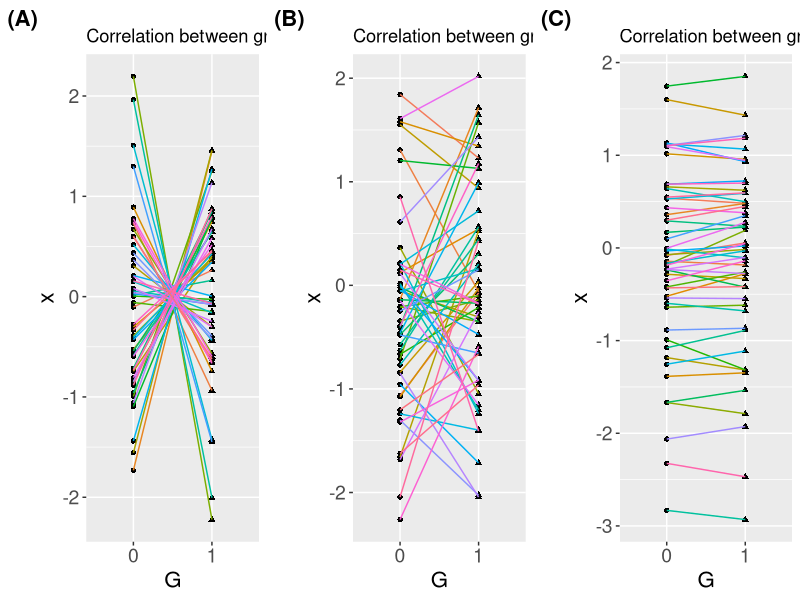
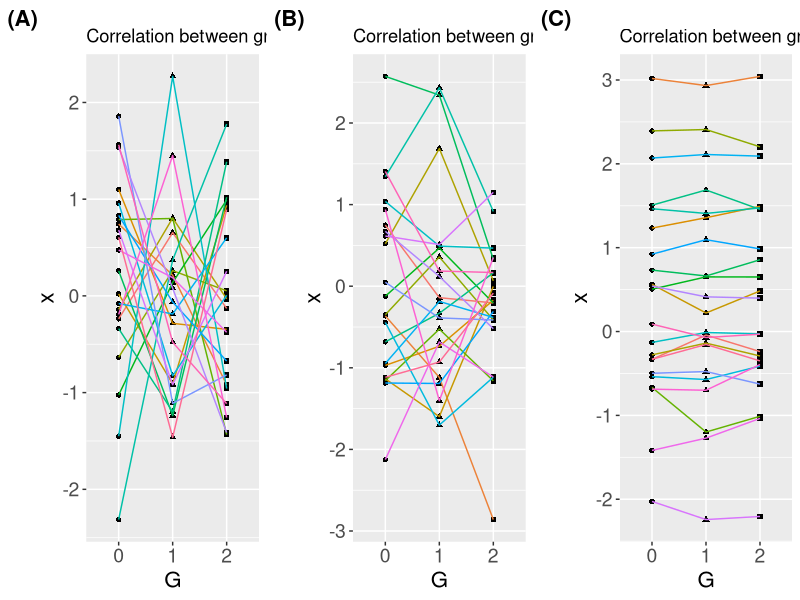
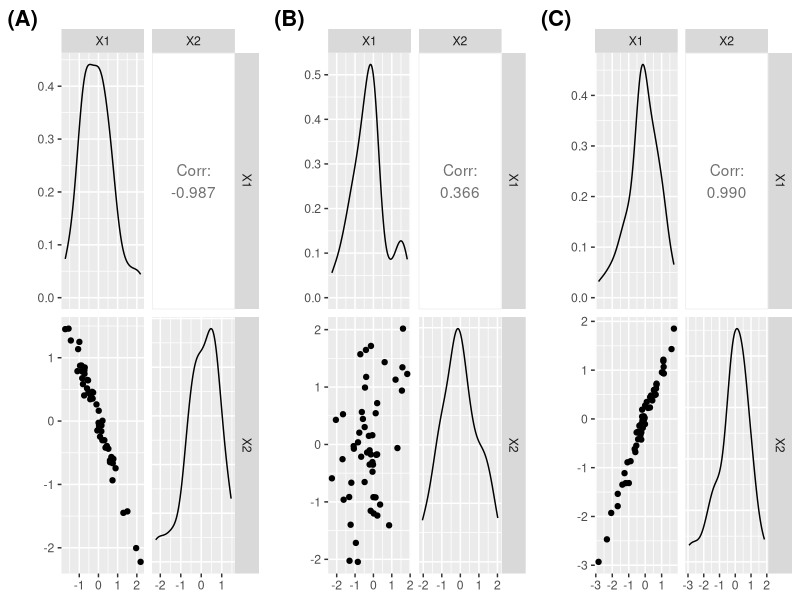
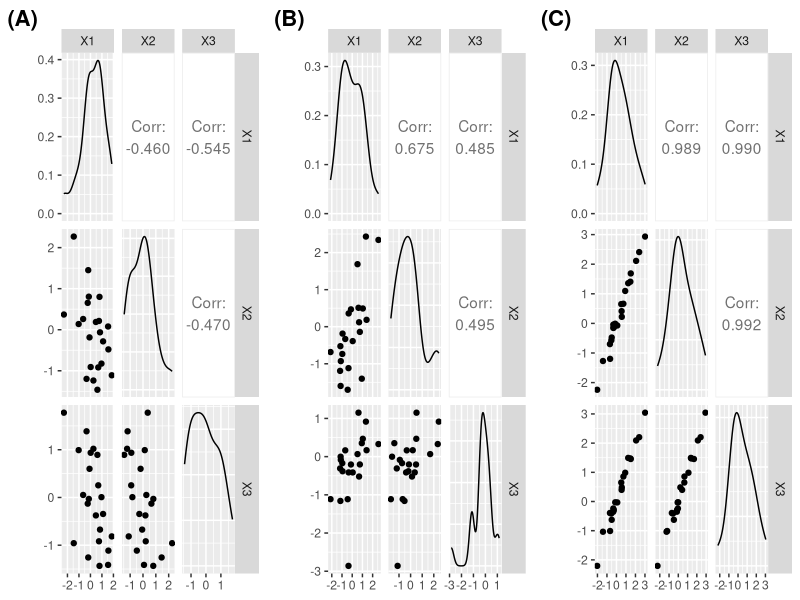

These charts were generated, in order, by the following R code:

library(ggplot2)
library(gridExtra)
library(cowplot)
library(GGally)

set.seed(1)

# 2 groups

r = c(-0.99, 0.51, 0.99)

n = 52
p = 2

k = 1:3

G = rep(c(0, 1), each = n)

ID = rep(1:n, 2)

j = 1

pp2 = vector("list", 3)

for(i in k){
  
  Sigma = matrix(r[i], p, p)
  
  diag(Sigma) = 1
  
  X = MASS::mvrnorm(n = n, 
                    mu = rep(0, p),
                    Sigma = Sigma)
  
  
  data = data.frame(X = c(X),
                    G = as.factor(G),
                    ID = as.factor(ID))
  
  d = paste0("data", j)
  
  assign(d, data)
  
  colnames(X) = c("X1", "X2")
  
  X = as.data.frame(X)
  
  pp2[[j]] = GGally::ggpairs(X,
                             upper = list(continuous = GGally::wrap(ggally_cor, stars = F))) +
    labs(tag = paste0("(", LETTERS[j], ")")) +
    theme(plot.tag = element_text(size = 16,
                                  face = "bold"))
  
  j = j + 1
  
}

rm(data)

p1 = ggplot(data1, 
            aes(x = G, y = X, group = ID)) +
  geom_point(aes(shape = G)) +
  geom_line(aes(color = ID)) +
  labs(x = "G", 
       y = "x",
       title = paste0("Correlation between groups = ", round(r[k[1]], 2)),
       tag = "(A)") +
  theme(axis.text = element_text(size = 14),
        axis.title = element_text(size = 16),
        legend.text = element_text(size = 14),
        plot.tag = element_text(size = 16,
                                face = "bold")) +
  theme(legend.position="none")

p2 = ggplot(data2, 
            aes(x = G, y = X, group = ID)) +
  geom_point(aes(shape = G)) +
  geom_line(aes(color = ID)) +
  labs(x = "G", 
       y = "x",
       title = paste0("Correlation between groups = ", round(r[k[2]], 2)),
       tag = "(B)") +
  theme(axis.text = element_text(size = 14),
        axis.title = element_text(size = 16),
        legend.text = element_text(size = 14),
        plot.tag = element_text(size = 16,
                                face = "bold")) +
  theme(legend.position="none")

p3 = ggplot(data3, 
            aes(x = G, y = X, group = ID)) +
  geom_point(aes(shape = G)) +
  geom_line(aes(color = ID)) +
  labs(x = "G", 
       y = "x",
       title = paste0("Correlation between groups = ", round(r[k[3]], 2)),
       tag = "(C)") +
  theme(axis.text = element_text(size = 14),
        axis.title = element_text(size = 16),
        legend.text = element_text(size = 14),
        plot.tag = element_text(size = 16,
                                face = "bold")) +
  theme(legend.position="none")


final_plot = grid.arrange(arrangeGrob(p1, p2, p3,
                                      ncol = 3, 
                                      layout_matrix = matrix(c(1, 2, 3),
                                                             ncol = 3, byrow = T),
                                      widths = c(2.7, 2.7, 2.7), heights = c(2.5))
)

final_plot = plot_grid(
  ggmatrix_gtable(pp2[[1]]),
  ggmatrix_gtable(pp2[[2]]),
  ggmatrix_gtable(pp2[[3]]),
  ncol = 3
)

fn = paste0("simulations/figures/scatter_plotG2.png")

ggsave(fn,
       plot = final_plot,
       device = png, 
       width = 400, 
       height = 250, 
       units = "mm",
       dpi = 700)

# 3 groups

r = c(-0.49, 0.51, 0.99)

n = 22
p = 3

k = 1:3

G = rep(c(0, 1, 2), each = n)

ID = rep(1:n, 3)

j = 1

pp3 = vector("list", 3)

for(i in k){
  
  Sigma = matrix(r[i], p, p)
  
  diag(Sigma) = 1
  
  X = MASS::mvrnorm(n = n, 
                    mu = rep(0, p),
                    Sigma = Sigma)
  
  data = data.frame(X = c(X),
                    G = as.factor(G),
                    ID = as.factor(ID))
  
  colnames(X) = c("X1", "X2", "X3")
  
  X = as.data.frame(X)
  
  pp3[[j]] = GGally::ggpairs(X, 
                             upper = list(continuous = GGally::wrap(ggally_cor, stars = F))) +
    labs(tag = paste0("(", LETTERS[j], ")")) +
    theme(plot.tag = element_text(size = 16,
                                  face = "bold"))
  
  d = paste0("data", j)
  
  assign(d, data)
  
  j = j + 1
  
}

rm(data)

p1 = ggplot(data1, 
            aes(x = G, y = X, group = ID)) +
  geom_point(aes(shape = G)) +
  geom_line(aes(color = ID)) +
  labs(x = "G", 
       y = "x",
       title = paste0("Correlation between groups = ", round(r[k[1]], 2)),
       tag = "(A)") +
  theme(axis.text = element_text(size = 14),
        axis.title = element_text(size = 16),
        legend.text = element_text(size = 14),
        plot.tag = element_text(size = 16,
                                face = "bold")) +
  theme(legend.position="none")

p2 = ggplot(data2, 
            aes(x = G, y = X, group = ID)) +
  geom_point(aes(shape = G)) +
  geom_line(aes(color = ID)) +
  labs(x = "G", 
       y = "x",
       title = paste0("Correlation between groups = ", round(r[k[2]], 2)),
       tag = "(B)") +
  theme(axis.text = element_text(size = 14),
        axis.title = element_text(size = 16),
        legend.text = element_text(size = 14),
        plot.tag = element_text(size = 16,
                                face = "bold")) +
  theme(legend.position="none")

p3 = ggplot(data3, 
            aes(x = G, y = X, group = ID)) +
  geom_point(aes(shape = G)) +
  geom_line(aes(color = ID)) +
  labs(x = "G", 
       y = "x",
       title = paste0("Correlation between groups = ", round(r[k[3]], 2)),
       tag = "(C)") +
  theme(axis.text = element_text(size = 14),
        axis.title = element_text(size = 16),
        legend.text = element_text(size = 14),
        plot.tag = element_text(size = 16,
                                face = "bold")) +
  theme(legend.position="none")


final_plot = grid.arrange(arrangeGrob(p1, p2, p3,
                                      ncol = 3, 
                                      layout_matrix = matrix(c(1, 2, 3),
                                                             ncol = 3, byrow = T),
                                      widths = c(2.7, 2.7, 2.7), heights = c(2.5))
)

final_plot = plot_grid(
  ggmatrix_gtable(pp3[[1]]),
  ggmatrix_gtable(pp3[[2]]),
  ggmatrix_gtable(pp3[[3]]),
  ncol = 3
)

fn = paste0("simulations/figures/scatter_plotG3.png")

ggsave(fn,
       plot = final_plot,
       device = png, 
       width = 400, 
       height = 250, 
       units = "mm",
       dpi = 700)